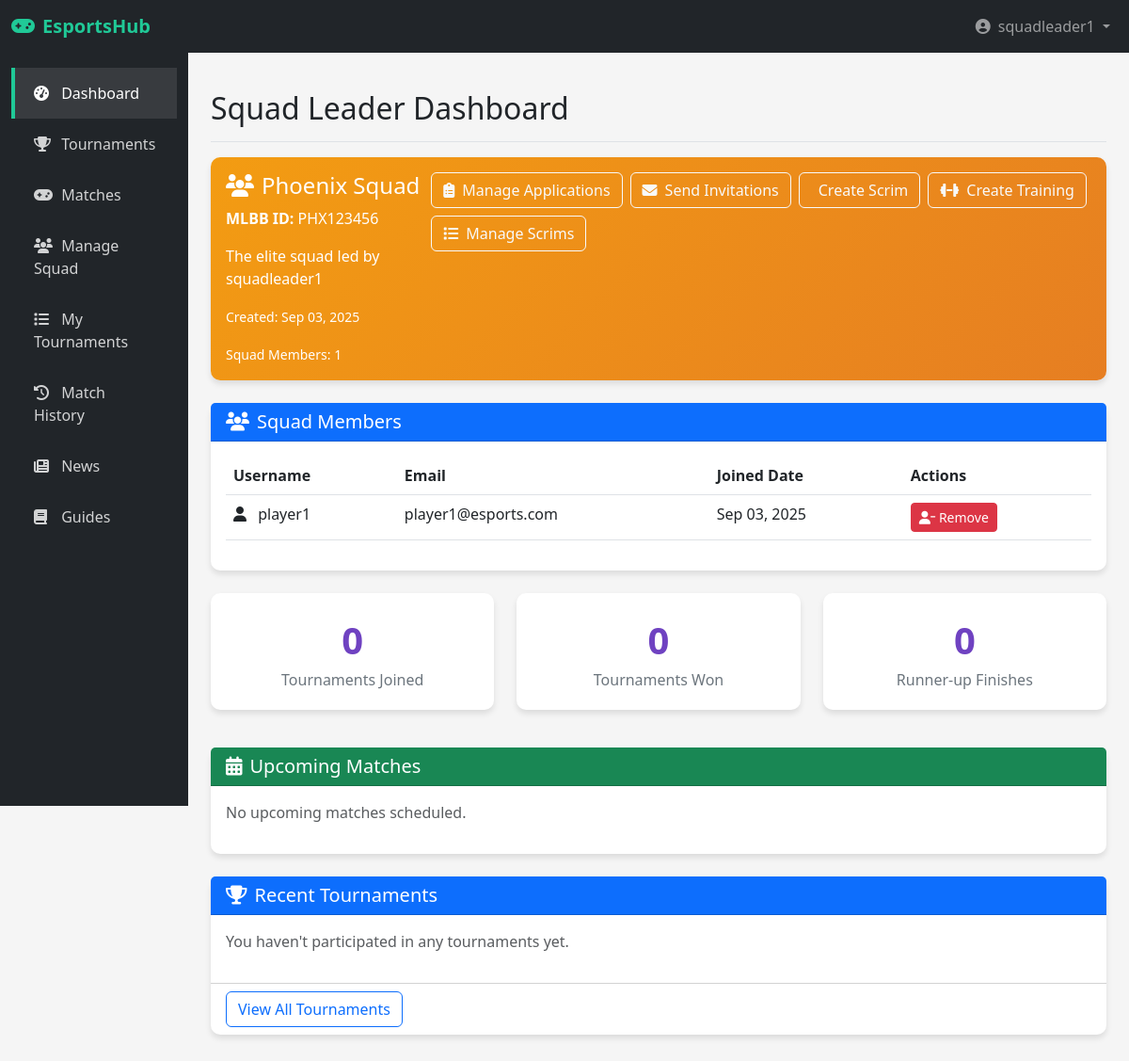
The page /squad_leader_dashboard.php (signed in) on the database its author committed.
### tables this page shows
CREATE TABLE IF NOT EXISTS squads (
    id INT AUTO_INCREMENT PRIMARY KEY,
    name VARCHAR(100) UNIQUE NOT NULL,
    mlbb_id VARCHAR(50) NOT NULL,
    leader_id INT NOT NULL,
    description TEXT,
    logo_url VARCHAR(255),
    created_at TIMESTAMP DEFAULT CURRENT_TIMESTAMP,
    updated_at TIMESTAMP DEFAULT CURRENT_TIMESTAMP ON UPDATE CURRENT_TIMESTAMP,
    FOREIGN KEY (leader_id) REFERENCES users(id) ON DELETE CASCADE
);

CREATE TABLE IF NOT EXISTS squad_members (
    id INT AUTO_INCREMENT PRIMARY KEY,
    squad_id INT NOT NULL,
    user_id INT NOT NULL,
    joined_at TIMESTAMP DEFAULT CURRENT_TIMESTAMP,
    FOREIGN KEY (squad_id) REFERENCES squads(id) ON DELETE CASCADE,
    FOREIGN KEY (user_id) REFERENCES users(id) ON DELETE CASCADE,
    UNIQUE KEY unique_membership (squad_id, user_id)
);

CREATE TABLE IF NOT EXISTS users (
    id INT AUTO_INCREMENT PRIMARY KEY,
    username VARCHAR(50) UNIQUE NOT NULL,
    email VARCHAR(100) UNIQUE NOT NULL,
    password VARCHAR(255) NOT NULL,
    full_name VARCHAR(100),
    bio TEXT,
    avatar_url VARCHAR(500),
    banner_url VARCHAR(500),
    role ENUM('user', 'squad_leader', 'admin', 'super_admin') DEFAULT 'user',
    is_verified BOOLEAN DEFAULT FALSE,
    last_active TIMESTAMP NULL,
    created_at TIMESTAMP DEFAULT CURRENT_TIMESTAMP,
    updated_at TIMESTAMP DEFAULT CURRENT_TIMESTAMP ON UPDATE CURRENT_TIMESTAMP
);

### squad_leader_dashboard.php (the view, shortened to what the rows shown need)
<?php
require_once 'config.php';
$userId = $_SESSION['user_id'];
try {
    $squadInfo = $pdo->prepare("SELECT * FROM squads WHERE leader_id = ?");
    $squadInfo->execute([$userId]);
    $squad = $squadInfo->fetch();
    if ($squad) {
        $squadMembers = $pdo->prepare("SELECT u.id, u.username, u.email, sm.joined_at
                                    FROM users u
                                    JOIN squad_members sm ON u.id = sm.user_id
                                    WHERE sm.squad_id = ?
                                    ORDER BY sm.joined_at DESC");
        $squadMembers->execute([$squad['id']]);
        $members = $squadMembers->fetchAll();
    } else {
        $members = [];
    }
} catch (PDOException $e) {
    error_log("Error fetching squad leader data: " . $e->getMessage());
    $squad = null;
    $members = [];
    $tournaments = [];
    $matches = [];
    $upcoming = [];
    $stats = ['tournaments_joined' => 0, 'tournaments_won' => 0, 'tournaments_runner_up' => 0];
}
?>
<!DOCTYPE html>
<html lang="en">
<head>
    <link href="https://cdn.jsdelivr.net/npm/bootstrap@5.3.0/dist/css/bootstrap.min.css" rel="stylesheet">
    <link rel="stylesheet" href="https://cdnjs.cloudflare.com/ajax/libs/font-awesome/6.4.0/css/all.min.css">
</head>
<body>
    <div class="container-fluid">
        <div class="row">
            <div class="col-md-9 col-lg-10 ms-sm-auto px-md-4 py-4">
                <div class="d-flex justify-content-between flex-wrap flex-md-nowrap align-items-center pt-3 pb-2 mb-3 border-bottom">
                    <h1 class="h2">Squad Leader Dashboard</h1>
                </div>
                <div class="row mb-4">
                    <div class="col-12">
                        <div class="card squad-card">
                            <div class="card-body">
                                <?php if ($squad): ?>
                                <div class="d-flex justify-content-between align-items-start">
                                    <div>
                                        <h4 class="card-title"><i class="fas fa-users me-2"></i><?php echo htmlspecialchars($squad['name']); ?></h4>
                                        <p class="card-text"><strong>MLBB ID:</strong> <?php echo htmlspecialchars($squad['mlbb_id']); ?></p>
                                        <p class="card-text"><?php echo htmlspecialchars($squad['description']); ?></p>
                                        <p class="card-text"><small>Created: <?php echo date('M d, Y', strtotime($squad['created_at'])); ?></small></p>
                                        <p class="card-text"><small>Squad Members: <?php echo count($members); ?></small></p>
                                    </div>
                                    <div>
                                        <div class="d-flex gap-2 flex-wrap">
                                            <a href="squad_applications.php" class="btn btn-outline-light">
                                                <i class="fas fa-clipboard-list me-2"></i>Manage Applications
                                            </a>
                                            <a href="squad_invitations.php" class="btn btn-outline-light">
                                                <i class="fas fa-envelope me-2"></i>Send Invitations
                                            </a>
                                            <a href="create_scrim.php" class="btn btn-outline-light">
                                                <i class="fas fa-sword-cross me-2"></i>Create Scrim
                                            </a>
                                            <a href="create_training.php" class="btn btn-outline-light">
                                                <i class="fas fa-dumbbell me-2"></i>Create Training
                                            </a>
                                            <a href="manage_scrims.php" class="btn btn-outline-light">
                                                <i class="fas fa-list me-2"></i>Manage Scrims
                                            </a>
                                        </div>
                                    </div>
                                </div>
                                <?php endif; ?>
                            </div>
                        </div>
                    </div>
                </div>
                <div class="row mb-4">
                    <div class="col-12">
                        <div class="card">
                            <div class="card-body">
                                <?php if (!empty($members)): ?>
                                <div class="table-responsive">
                                    <table class="table table-hover">
                                        <thead>
                                            <tr>
                                                <th>Username</th>
                                                <th>Email</th>
                                                <th>Joined Date</th>
                                                <th>Actions</th>
                                            </tr>
                                        </thead>
                                        <tbody>
                                            <?php foreach ($members as $member): ?>
                                            <tr>
                                                <td>
                                                    <?php if ($member['id'] == $squad['leader_id']): ?>
                                                        <i class="fas fa-crown" style="color: #ffc107; margin-right: 8px;"></i>
                                                        <span style="color: #ffc107; font-weight: bold;"><?php echo htmlspecialchars($member['username']); ?></span>
                                                        <small class="text-muted ms-2">(Leader)</small>
                                                    <?php else: ?>
                                                        <i class="fas fa-user me-2"></i>
                                                        <?php echo htmlspecialchars($member['username']); ?>
                                                    <?php endif; ?>
                                                </td>
                                                <td><?php echo htmlspecialchars($member['email']); ?></td>
                                                <td><?php echo date('M d, Y', strtotime($member['joined_at'])); ?></td>
                                                <td>
                                                    <?php if ($member['id'] != $squad['leader_id']): ?>
                                                    <form method="post" onsubmit="return confirm('Are you sure you want to remove this member from your squad?');">
                                                        <button type="submit" name="remove_member" class="btn btn-sm btn-danger">
                                                            <i class="fas fa-user-minus"></i> Remove
                                                        </button>
                                                    </form>
                                                    <?php else: ?>
                                                    <span class="text-muted">Squad Leader</span>
                                                    <?php endif; ?>
                                                </td>
                                            </tr>
                                            <?php endforeach; ?>
                                        </tbody>
                                    </table>
                                </div>
                                <?php else: ?>
                                <p class="text-muted">No members in your squad yet.</p>
                                <?php endif; ?>
                            </div>
                        </div>
                    </div>
                </div>
            </div>
        </div>
    </div>
</body>
</html>

### rows shown on the page
squads: name "Phoenix Squad", mlbb "PHX123456", description "The elite squad led by squadleader1", created_at "Sep 03, 2025"
squad_members: user.username "player1", user.email "player1@esports.com", joined_at "Sep 03, 2025"

### other values the page prints
$username "squadleader1"
count($members) "1"
$stats['tournaments_joined'] "0"
$stats['tournaments_won'] "0"
$stats['tournaments_runner_up'] "0"
